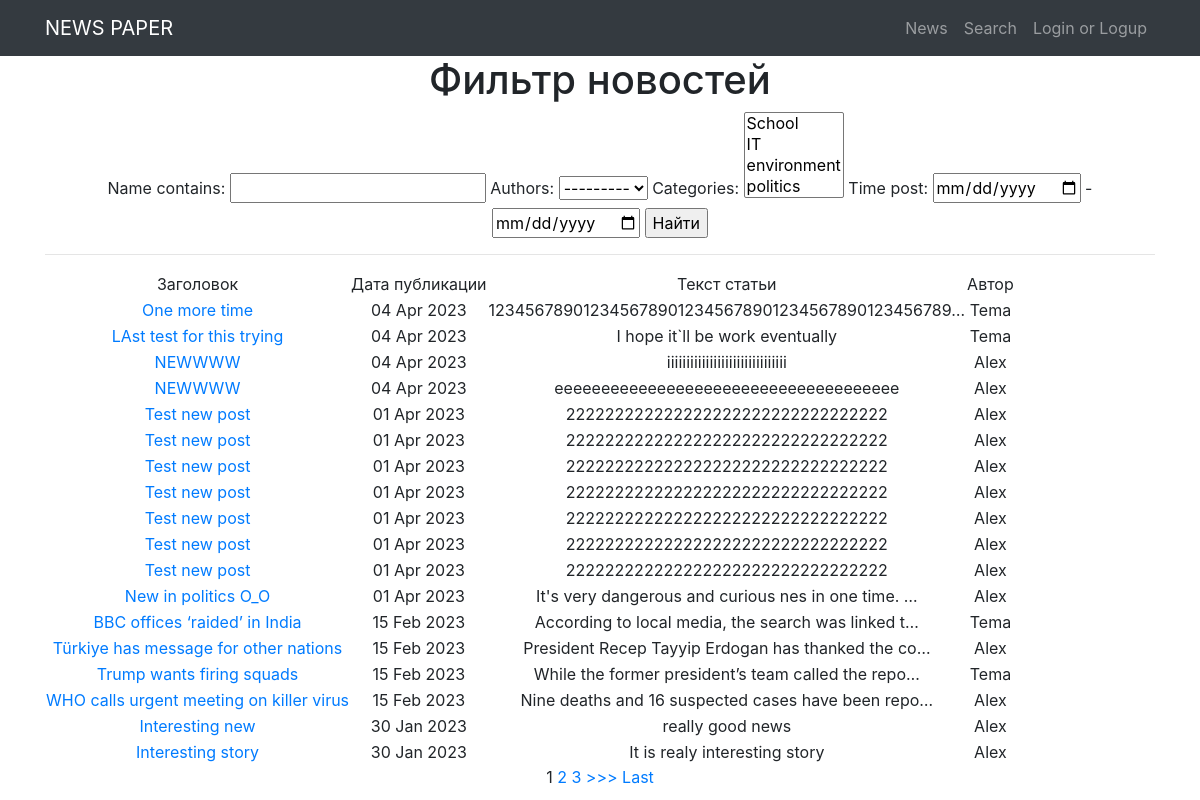
The app's page /news/search/ with its own data.
### News/models.py (models this page shows, shortened)
class Post(models.Model):
    article = 'AR'
    new = 'NW'
    TYPES = [
        (article, 'Статья'),
        (new, 'Новость')
    ]
    type = models.CharField(max_length=2, choices=TYPES, default=article)
    time_post = models.DateTimeField(auto_now_add=True)
    name = models.CharField(max_length=122)
    text_post = models.TextField()
    rating_post = models.IntegerField(default=0)
    authors = models.ForeignKey(Author, on_delete=models.CASCADE)
    categories = models.ManyToManyField(Category, through='PostCategory')

class Author(models.Model):
    rating_auth = models.IntegerField(default=0)
    user = models.OneToOneField(User, on_delete=models.CASCADE)  # Is it need NULL = True??
    def __str__(self):
        return f'{self.user.username}'

### News/views.py (the view)
# urls.py: path('search/', SearchList.as_view()),
class SearchList(ListView):
    model = Post
    template_name = 'flatpages/search.html'
    context_object_name = 'search'
    queryset = Post.objects.order_by('-time_post')
    paginate_by = 2
    def get_context_data(self, **kwargs):
        context = super().get_context_data(**kwargs)
        context['filter'] = PostFilter(self.request.GET, queryset=self.get_queryset())  # вписываем фильтр в контекст
        return context

### News/models.py (called while the page is built)
    def __str__(self):
        return f'{self.category}'

### templates/flatpages/search.html (shortened to what this page needs)
{% extends 'flatpages/default.html' %}
{% block content %}
    <h1>Фильтр новостей</h1>
    <form method="GET">
        {{ filter.form }}
        <input type="submit" value="Найти">
    </form>
    <hr>
    <table>
            <tr>
                <td>
                    Заголовок
                </td>
                <td>
                    Дата публикации
                </td>
                <td>
                    Текст статьи
                </td>
                <td>
                    Автор
                </td>
            </tr>
        {% for new in filter.qs%}
            <tr>
                <td>
                    <a href="http://localhost:8000/news/{{new.pk}}"> {{ new.name }} </a>
                </td>
                <td>
                    {{ new.time_post|date:'d M Y' }}
                </td>
                <td>
                    {{ new.text_post|truncatechars:50 }}
                </td>
                <td>
                    {{ new.authors.user }}
                </td>
            </tr>
        {% endfor %}
    </table>
{% if is_paginated %}
    {% for num in page_obj.paginator.page_range %}
        {% if page_obj.number == num %}
            <a>{{ num }}</a>
        {% elif num > page_obj.number|add:'-3' and num < page_obj.number|add:'3' %}
            <a href="?page={{ num }}">{{ num }}</a>
        {% endif %}
    {% endfor %}
    {% if page_obj.has_next %}
        <a href="?page={{ page_obj.next_page_number }}">>>></a>
        <a href="?page={{ page_obj.paginator.num_pages }}">Last</a>
    {% endif %}
{% endif %}
{% endblock content %}

### records on screen
Post: name "One more time", time_post "04 Apr 2023", text_post "1234567890123456789012345678901234567890123456789…", authors.user "Tema"
Post: name "LAst test for this trying", time_post "04 Apr 2023", text_post "I hope it`ll be work eventually", authors.user "Tema"
Post: name "NEWWWW", time_post "04 Apr 2023", text_post "iiiiiiiiiiiiiiiiiiiiiiiiiiiiiii", authors.user "Alex"
Post: name "NEWWWW", time_post "04 Apr 2023", text_post "eeeeeeeeeeeeeeeeeeeeeeeeeeeeeeeeeeeee", authors.user "Alex"
Post: name "Test new post", time_post "01 Apr 2023", text_post "222222222222222222222222222222222", authors.user "Alex"
Post: name "Test new post", time_post "01 Apr 2023", text_post "222222222222222222222222222222222", authors.user "Alex"
Post: name "Test new post", time_post "01 Apr 2023", text_post "222222222222222222222222222222222", authors.user "Alex"
Post: name "Test new post", time_post "01 Apr 2023", text_post "222222222222222222222222222222222", authors.user "Alex"
Post: name "Test new post", time_post "01 Apr 2023", text_post "222222222222222222222222222222222", authors.user "Alex"
Post: name "Test new post", time_post "01 Apr 2023", text_post "222222222222222222222222222222222", authors.user "Alex"
Post: name "Test new post", time_post "01 Apr 2023", text_post "222222222222222222222222222222222", authors.user "Alex"
Post: name "New in politics O_O", time_post "01 Apr 2023", text_post "It's very dangerous and curious nes in one time. …", authors.user "Alex"
Post: name "BBC offices ‘raided’ in India", time_post "15 Feb 2023", text_post "According to local media, the search was linked t…", authors.user "Tema"
Post: name "Türkiye has message for other nations", time_post "15 Feb 2023", text_post "President Recep Tayyip Erdogan has thanked the co…", authors.user "Alex"
Post: name "Trump wants firing squads", time_post "15 Feb 2023", text_post "While the former president’s team called the repo…", authors.user "Tema"
Post: name "WHO calls urgent meeting on killer virus", time_post "15 Feb 2023", text_post "Nine deaths and 16 suspected cases have been repo…", authors.user "Alex"
Post: name "Interesting new", time_post "30 Jan 2023", text_post "really good news", authors.user "Alex"
Post: name "Interesting story", time_post "30 Jan 2023", text_post "It is realy interesting story", authors.user "Alex"

### other values on screen
{{ num }} "1"
{{ num }} "2" "3"
